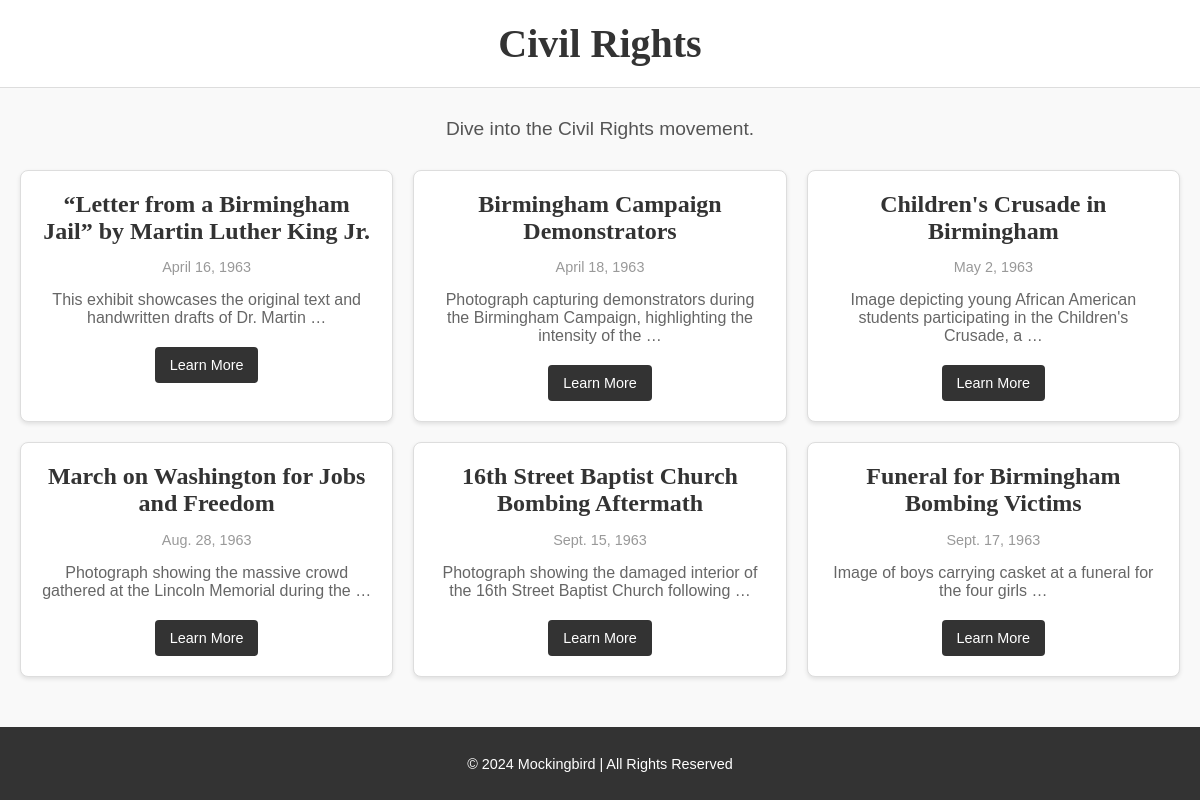
Page /theme/4/ on the committed database.
### events/models.py (models this page shows)
class Event(models.Model):
    theme_id = models.IntegerField(default=1)  # Ensure theme_id is set for all events
    title = models.CharField(max_length=200)
    description = models.TextField()
    date = models.DateField(default=datetime.date.today)
    media_type = models.CharField(max_length=10, choices=[('photo', 'Photo'), ('audio', 'Audio'), ('video', 'Video')], default='photo')
    media_file = models.FileField(upload_to='media/', default='media/placeholder.JPG')

### events/views.py (the view)
# urls.py: path('theme/<int:theme_id>/', views.theme_events, name='theme_events'),
def theme_events(request, theme_id):
    theme = themes.get(theme_id)
    if not theme:
        return render(request, "404.html")  # 404 page for invalid themes
    events = Event.objects.filter(theme_id=theme_id).order_by('date')  # Fetch all events for the theme
    return render(request, "events/theme_events.html", {
        "theme": theme,
        "events": events,
    })

### events/templates/events/theme_events.html (shortened to what this page needs)
<!DOCTYPE html>
<html lang="en">
<head>
    {% load static %}
    <link rel="stylesheet" href="{% static 'events/css/styles.css' %}">
</head>
<body>
    <header class="header">
        <h1>{{ theme.name }}</h1>
    </header>
    <div class="container">
        <p class="theme-description">{{ theme.description }}</p>
        <div class="events-grid">
            {% for event in events %}
                <div class="event-card">
                    <div class="event-card-content">
                        <h3 class="event-title">{{ event.title }}</h3>
                        <p class="event-date">{{ event.date }}</p>
                        <p class="event-description">{{ event.description|truncatewords:12 }}</p>
                        <a class="event-link" href="{% url 'event_detail' theme_id=event.theme_id event_id=event.id %}">Learn More</a>
                    </div>
                </div>
            {% endfor %}
        </div>
    </div>
    <footer class="footer">
        <p>© 2024 Mockingbird | All Rights Reserved</p>
    </footer>
</body>
</html>

### events/static/events/css/styles.css (style rules this page uses)
body { font-family: 'Arial', sans-serif; margin: 0; padding: 0; background-color: #f9f9f9; color: #333; }
h1, h3 { font-family: 'Playfair Display', serif; margin: 0; }
a { text-decoration: none; color: inherit; }
.header { background-color: #ffffff; text-align: center; padding: 20px 0; border-bottom: 1px solid #ddd; }
.header h1 { font-size: 2.5rem; color: #333; }
.container { max-width: 1200px; margin: 30px auto; padding: 0 20px; }
.theme-description { text-align: center; font-size: 1.2rem; margin-bottom: 30px; color: #555; }
.events-grid { display: grid; grid-template-columns: repeat(auto-fit, minmax(300px, 1fr)); gap: 20px; padding: 0; }
.event-card { background-color: #ffffff; border: 1px solid #ddd; border-radius: 8px; box-shadow: 0 2px 4px rgba(0, 0, 0, 0.1); overflow: hidden; transition: box-shadow 0.3s ease, transform 0.3s ease; }
.event-card-content { padding: 20px; text-align: center; }
.event-title { font-size: 1.5rem; margin-bottom: 10px; color: #333; }
.event-date { font-size: 0.9rem; color: #999; margin-bottom: 15px; }
.event-description { font-size: 1rem; color: #666; margin-bottom: 20px; }
.event-link { display: inline-block; padding: 10px 15px; background-color: #333; color: #ffffff; border-radius: 4px; font-size: 0.9rem; transition: background-color 0.3s ease; }
.footer { background-color: #333; color: #ffffff; text-align: center; padding: 15px 0; margin-top: 50px; font-size: 0.9rem; }

### rows in the picture
Event: title "“Letter from a Birmingham Jail” by Martin Luther King Jr.", date "April 16, 1963", description "This exhibit showcases the original text and handwritten drafts of Dr. Martin …"
Event: title "Birmingham Campaign Demonstrators", date "April 18, 1963", description "Photograph capturing demonstrators during the Birmingham Campaign, highlighting the intensity of the …"
Event: title "Children's Crusade in Birmingham", date "May 2, 1963", description "Image depicting young African American students participating in the Children's Crusade, a …"
Event: title "March on Washington for Jobs and Freedom", date "Aug. 28, 1963", description "Photograph showing the massive crowd gathered at the Lincoln Memorial during the …"
Event: title "16th Street Baptist Church Bombing Aftermath", date "Sept. 15, 1963", description "Photograph showing the damaged interior of the 16th Street Baptist Church following …"
Event: title "Funeral for Birmingham Bombing Victims", date "Sept. 17, 1963", description "Image of boys carrying casket at a funeral for the four girls …"

### other values in the picture
{{ theme.name }} "Civil Rights"
{{ theme.description }} "Dive into the Civil Rights movement."
